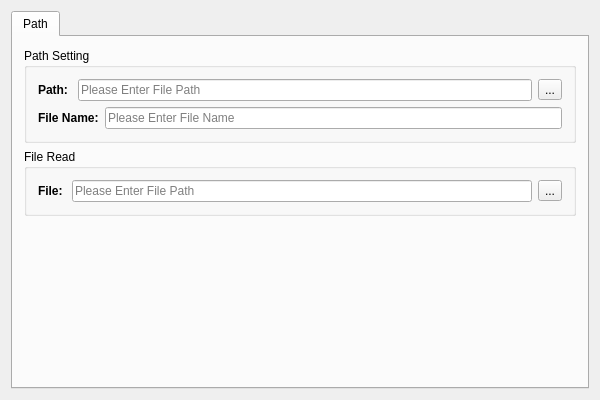
<?xml version="1.0" encoding="UTF-8"?>
<ui version="4.0">
 <class>SettingDialogClass</class>
 <widget class="QDialog" name="SettingDialogClass">
  <property name="geometry">
   <rect>
    <x>0</x>
    <y>0</y>
    <width>600</width>
    <height>400</height>
   </rect>
  </property>
  <property name="windowTitle">
   <string>SettingDialog</string>
  </property>
  <layout class="QHBoxLayout" name="horizontalLayout">
   <item>
    <widget class="QTabWidget" name="tabWidget">
     <property name="currentIndex">
      <number>0</number>
     </property>
     <widget class="QWidget" name="tab">
      <attribute name="title">
       <string>Path</string>
      </attribute>
      <layout class="QVBoxLayout" name="verticalLayout_3">
       <item>
        <widget class="QGroupBox" name="groupBox">
         <property name="title">
          <string>Path Setting</string>
         </property>
         <layout class="QVBoxLayout" name="verticalLayout">
          <item>
           <layout class="QHBoxLayout" name="horizontalLayout_2">
            <item>
             <widget class="QLabel" name="label">
              <property name="font">
               <font>
                <bold>true</bold>
               </font>
              </property>
              <property name="text">
               <string>Path: </string>
              </property>
             </widget>
            </item>
            <item>
             <widget class="QLineEdit" name="lineEdit">
              <property name="placeholderText">
               <string>Please Enter File Path</string>
              </property>
             </widget>
            </item>
            <item>
             <widget class="QToolButton" name="toolButton">
              <property name="text">
               <string>...</string>
              </property>
             </widget>
            </item>
           </layout>
          </item>
          <item>
           <layout class="QHBoxLayout" name="horizontalLayout_3">
            <item>
             <widget class="QLabel" name="label_2">
              <property name="font">
               <font>
                <bold>true</bold>
               </font>
              </property>
              <property name="text">
               <string>File Name:</string>
              </property>
             </widget>
            </item>
            <item>
             <widget class="QLineEdit" name="fileName">
              <property name="placeholderText">
               <string>Please Enter File Name</string>
              </property>
             </widget>
            </item>
           </layout>
          </item>
         </layout>
        </widget>
       </item>
       <item>
        <widget class="QGroupBox" name="groupBox_2">
         <property name="title">
          <string>File Read</string>
         </property>
         <layout class="QVBoxLayout" name="verticalLayout_2">
          <item>
           <layout class="QHBoxLayout" name="horizontalLayout_4">
            <item>
             <widget class="QLabel" name="label_3">
              <property name="font">
               <font>
                <bold>true</bold>
               </font>
              </property>
              <property name="text">
               <string>File: </string>
              </property>
             </widget>
            </item>
            <item>
             <widget class="QLineEdit" name="fileFullPath">
              <property name="placeholderText">
               <string>Please Enter File Path</string>
              </property>
             </widget>
            </item>
            <item>
             <widget class="QToolButton" name="fileReadBtn">
              <property name="text">
               <string>...</string>
              </property>
             </widget>
            </item>
           </layout>
          </item>
         </layout>
        </widget>
       </item>
       <item>
        <spacer name="verticalSpacer">
         <property name="orientation">
          <enum>Qt::Orientation::Vertical</enum>
         </property>
         <property name="sizeHint" stdset="0">
          <size>
           <width>20</width>
           <height>40</height>
          </size>
         </property>
        </spacer>
       </item>
      </layout>
     </widget>
    </widget>
   </item>
  </layout>
 </widget>
 <layoutdefault spacing="6" margin="11"/>
 <resources/>
 <connections/>
</ui>
